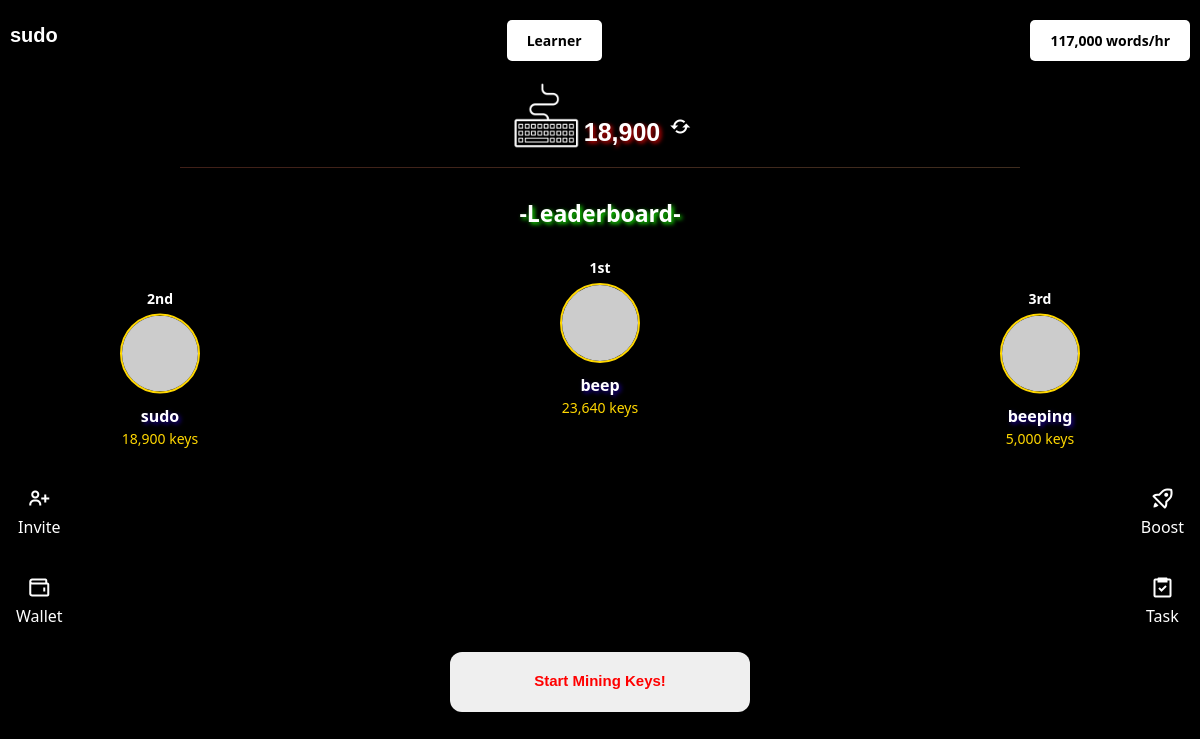
The app's page / (signed in), older data.
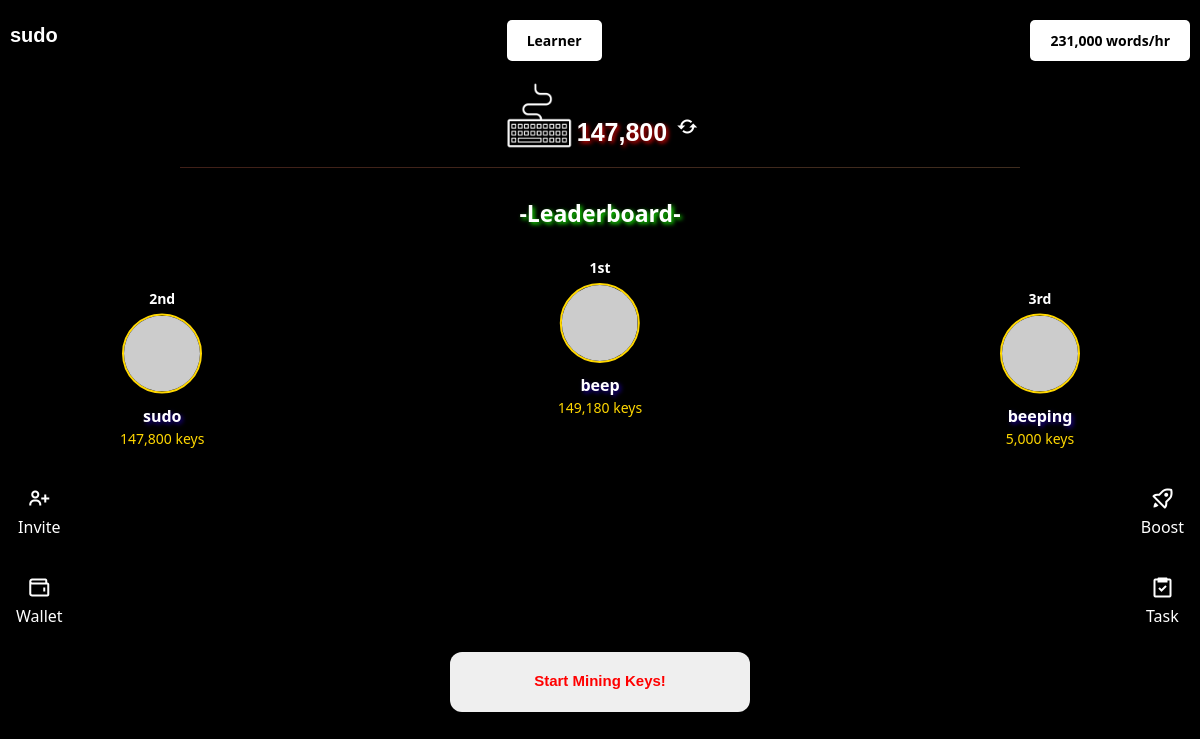
The same page, newer data.
### Cgame/models.py (models this page shows, shortened)
class CustomUser(AbstractBaseUser, PermissionsMixin):
    username = models.CharField(max_length=150, unique=True)
    email = models.EmailField(unique=True)
    is_active = models.BooleanField(default=True)
    is_admin = models.BooleanField(default=False)
    is_superuser = models.BooleanField(default=False)
    is_staff = models.BooleanField(default=False)
    USERNAME_FIELD = 'email'
    REQUIRED_FIELDS = ['username']  # Fields required for creating a superuser
    objects = CustomUserManager()
    def __str__(self):
        return self.username

class Mining(models.Model):
    user = models.OneToOneField('CustomUser', on_delete=models.CASCADE, related_name="mining")
    speed = models.PositiveIntegerField(default=3000, blank=True, null=True)  # Default mining speed

class Counter(models.Model):
    user = models.OneToOneField('CustomUser', on_delete=models.CASCADE, related_name="counter")
    value = models.PositiveBigIntegerField(default=0)

### Cgame/views.py (the view)
# urls.py: path('',views.home, name='home'),
@login_required
def home(request):
    mining_speed = request.user.mining.speed
    counter = request.user.counter
    user_balance = request.user.counter.value
    level = "Learner"
    if user_balance > 15000000:
        level = "newbie"
    if user_balance >= 24000000 :
        level = "Amature"
    if user_balance >= 100000000:
        level = "Pro"
    if user_balance >= 500000000:
        level = "Elite"
    players = Counter.objects.all().order_by('-value')[:3]  # Get top 10
    leaderboard = []
    if len(players) > 0:
        leaderboard.append({
            'rank': 1,
            'username': players[0].user.username,
            'balance': players[0].value
        })
    if len(players) > 1:
        leaderboard.append({
            'rank': 2,
            'username': players[1].user.username,
            'balance': players[1].value
        })
    if len(players) > 2:
        leaderboard.append({
            'rank': 3,
            'username': players[2].user.username,
            'balance': players[2].value
        })
    return render(request, 'pain.html', {'counter': counter,'mining_speed': mining_speed, 'level':level, 'leaderboard': leaderboard})

### Cgame/templates/pain.html (shortened to what this page needs)
{% load static %}
{% load humanize %}
<!DOCTYPE html>
<html lang="en">
<head>
    <link href="{% static 'css/bootstrap.min.css' %}" rel="stylesheet">
    <link rel="stylesheet" href="{% static 'css/boxicons.min.css' %}">
    <link rel="stylesheet" href="{% static 'css/pain.css' %}">
    <link rel="stylesheet" href="{% static 'css/popup.css' %}">
</head>
<body>
    <div class="app-container" id="app">
        <div class="top-row">
            <span class="username" style="font-family: arial;">{{request.user}}</span>
            <button class="top-button-2">{{level}}</button>
            <button class="top-button">{{request.user.mining.speed | intcomma}} words/hr</i></button>
        </div>
            <div class="counter-container">
              <img src="{% static 'images/header.png'%}" width="100" height="100" alt="Key Image">
              <span id="counter-value" class="balance">{{ counter.value | intcomma}}  </span>
              <button id="refresh-balance" class="refresh"></button>
            </div>
    <p class="leaderboard-text">-Leaderboard-</p>
    <div class="leaderboard-container">
        <div class="participant first-place" style="left: 50%;">
            <div class="rank">1st</div>
            <img src="https://via.placeholder.com/80" alt="First Place">
            <div class="name">{{ leaderboard.0.username }}</div>
            <div class="score">{{ leaderboard.0.balance|intcomma }} keys</div>
        </div>
        <div class="participant second-place">
            <div class="rank">2nd</div>
            <img src="https://via.placeholder.com/80" alt="Second Place">
            <div class="name">{{ leaderboard.1.username }}</div>
            <div class="score">{{ leaderboard.1.balance|intcomma }} keys</div>
        </div>
        <div class="participant third-place">
            <div class="rank">3rd</div>
            <img src="https://via.placeholder.com/80" alt="Third Place">
            <div class="name">{{ leaderboard.2.username }}</div>
            <div class="score">{{ leaderboard.2.balance|intcomma }} keys</div>
        </div>
    </div>
        <div class="avatar-lists">
            <div class="avatar-list avatar-list-left">
                <button>
                    <a href="#"><i class="bx bx-user-plus"></i></a>
                    <span>Invite</span>
                </button>
                <button>
                    <a href="wallet" class='ajax-link'><i class="bx bx-wallet"></i></a>
                    <span>Wallet</span>
                </button>
            </div>
            <div class="avatar-list avatar-list-right">
                <button>
                    <a href="boost/"><i class="bx bx-rocket"></i></a>
                    <span>Boost</span>
                </button>
                <button>
                    <a href="task"><i class="bx bx-task"></i></a>
                    <span>Task</span>
                </button>
            </div>
        </div>
         <div class="typing-box">
            <form id="counter-form" method="post" action="{% url 'increment_counter' %}">
                <button id="mine-btn-js" class="mine-btn">Start Mining Keys!</button>
            </form>
        </div>
    </div>
</body>
</html>

### static/css/pain.css (style rules this page uses)
a { text-decoration: none; font-weight: bold; color: white; font-size: 16px; }
.balance { text-align: center; font-weight: bolder; font-size: 30px; font-family: Verdana, Geneva, Tahoma, sans-serif; }
body { background-color:black; color: white; margin: 0; padding: 0; overflow: hidden; }
.app-container { height: 100vh; display: flex; flex-direction: column; }
.typing-box { height: 10%; border-radius: 10px; color: white; text-align: center; display: flex; align-items: center; justify-content: center; margin: 10px 15px; }
.bx { font-size: 24px; }
.username { font-size: 20px; font-weight: bold; color: white; }
.top-button { padding: 10px 20px; font-size: 14px; background-color:rgb(255, 255, 255); color: rgb(0, 0, 0); font-weight: bold; border: none; border-radius: 5px; cursor: pointer; display:inline-block; }
.top-button-2 { padding: 10px 20px; font-size: 14px; background-color:rgb(255, 255, 255); color: rgb(0, 0, 0); border: none; border-radius: 5px; cursor: pointer; font-weight: bold; margin-right:-20px; }
.mine-btn { width: 300px; height: 60px; margin-bottom: 120px; margin-top: -80px; border-style: none; font-size: 100%; color:rgb(255, 0, 0); border-radius: 12px; position: relative; font-size:15px; font-weight: bold; font-family:'Trebuchet MS', 'Lucida Sans Unicode', 'Lucida Grande', 'Lucida Sans', Arial, sans-serif; }
.refresh { display: flex; align-items: center; justify-content: center; background-color: #4CAF50; color: white; border: none; border-radius: 50%; width: 40px; height: 40px; font-size: 1.2rem; cursor: pointer; transition: background-color 0.3s ease; }
.counter-container { height:5%; display: flex; align-items: center; justify-content: center; margin-top:36px; }
.counter-container img { width: 100px; height: 100px; margin-right: -16px; }
.counter-container span { margin-top:10px; font-size: 25px; line-height: 100px; color:white; text-shadow: 2px 2px 4px rgba(230, 5, 5, 0.932); }
.top-row { display: flex; justify-content: space-between; width: 100%; padding: 10px; box-sizing: border-box; margin-top:10px; }
.avatar-lists { flex: 1; display: flex; justify-content: space-between; position: relative; }
.avatar-list { position: absolute; top: 80%; transform: translateY(-150%); display: flex; flex-direction: column; gap: 35px; }
.avatar-list-left { left: 10px; }
.avatar-list-right { right: 10px; }
.avatar-list button { color: white; background: none; border: none; display: flex; flex-direction: column; align-items: center; justify-content: center; }
.leaderboard-text { text-align: center; font-size:23px; font-weight:bold; margin-top:8px; text-shadow: 2px 2px 4px rgba(23, 255, 2, 0.932); }
.leaderboard-container { height: 100%; display: flex; flex-direction: column; align-items: center; justify-content: center; position: relative; margin-top: -100px; }
.participant { position: absolute; display: flex; flex-direction: column; align-items: center; }
.participant img { width: 80px; height: 80px; border-radius: 50%; border: 2px solid #FFD700; margin-bottom: 10px; }
.participant .rank { font-size: 14px; font-weight: bold; margin-bottom: 5px; text-shadow: 2px 2px 4px rgba(0, 0, 0, 0.932); }
.participant .name { font-size: 16px; font-weight: bold; text-shadow: 2px 2px 4px rgba(29, 0, 156, 0.932); }
.participant .score { font-size: 14px; color: #FFD700; }
.first-place { top: 20%; transform: translateX(-50%); }
.second-place { top: 40%; left: 10%; transform: translateY(-50%); }
.third-place { top: 40%; right: 10%; transform: translateY(-50%); }
.refresh { border-style: none; background-color: transparent; }

Row changes from the older to the newer data that the page shows:
changed CustomUser "sudo": user.mining.speed "117,000" → "231,000"
changed Counter: value "18,900" → "147,800"
Text that changed along with them:
{{ leaderboard.0.balance|intcomma }}: "23,640" → "149,180"
{{ leaderboard.1.balance|intcomma }}: "18,900" → "147,800"
